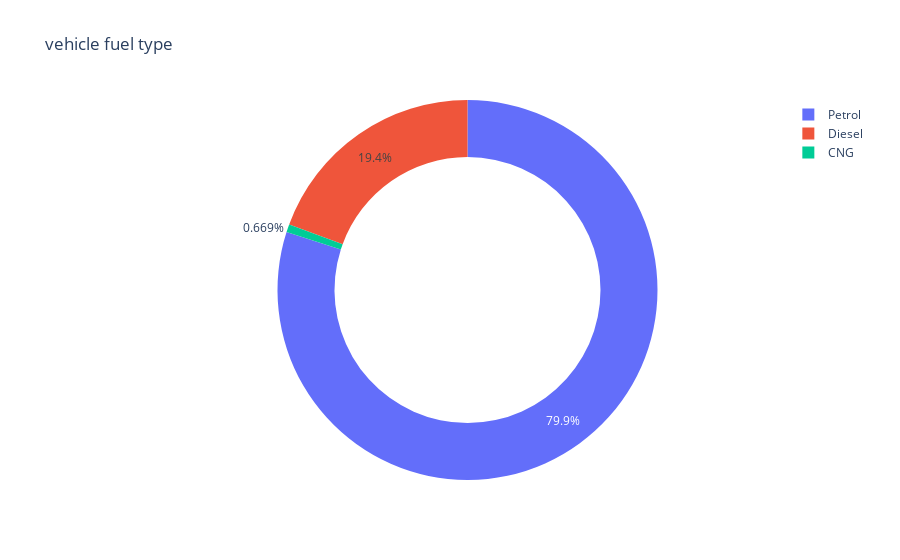

The notebook cell saved with this chart:
### Markdown cell above
# 5. which type of fuel used by most of the vehicle ?

### Code cell
px.pie(data_frame = car ,names = car.fuel_type.value_counts().index,values = car.fuel_type.value_counts().values,
      title = "vehicle fuel type " ,hole = 0.7
      )

### Figure 1 — Plotly figure (JSON) as saved in the notebook; plotly's stock layout.template omitted (floating-point values rounded to 4 significant figures)
{"data": [{"domain": {"x": [0, 1], "y": [0, 1]}, "hole": 0.7, "hovertemplate": "label=%{label}<br>value=%{value}<extra></extra>", "labels": ["Petrol", "Diesel", "CNG"], "legendgroup": "", "name": "", "showlegend": true, "type": "pie", "values": [239, 58, 2]}], "layout": {"legend": {"tracegroupgap": 0}, "title": {"text": "vehicle fuel type "}}}
